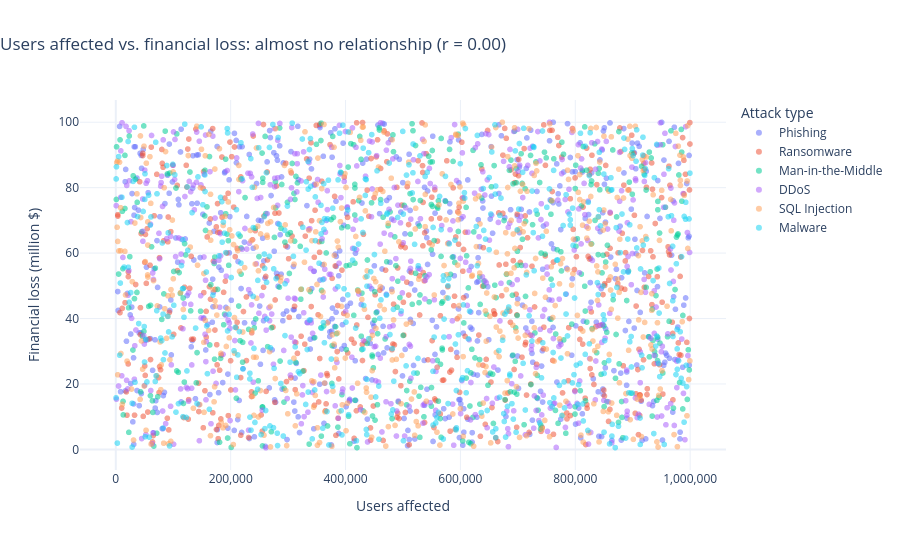

The cell this chart's notebook holds for it:
### Code cell
r = df["user_affected"].corr(df["loss_musd"])
strength = "almost no" if abs(r) < 0.1 else ("a weak" if abs(r) < 0.3 else "a clear")

fig = px.scatter(
    df, x="user_affected", y="loss_musd", color="attack_type",
    opacity=0.55,
    hover_data=["country", "industry", "year", "resolution_hrs"],
    labels={"user_affected": "Users affected",
            "loss_musd": "Financial loss (million $)",
            "attack_type": "Attack type"},
    title=f"Users affected vs. financial loss: {strength} relationship (r = {r:.2f})",
)
fig.update_layout(title_x=0, template="plotly_white", height=550)
fig.update_xaxes(tickformat=",")
fig.show()

fig.write_html("fig6_scatter.html")
try:
    fig.write_image("fig6_scatter.png", width=1100, height=600, scale=3)
except Exception as e:
    print("PNG export failed, use the camera icon on the chart instead.", e)

df[["loss_musd", "user_affected", "resolution_hrs"]].corr().round(2)

### Figure 1 — Plotly figure (JSON) as saved in the notebook; plotly's stock layout.template omitted (floating-point values rounded to 4 significant figures; data arrays with more than 128 entries replaced by an {"elided": "..."} marker saying what was removed)
{"data": [{"customdata": {"elided": "529x4 mixed values"}, "hovertemplate": "Attack type=Phishing<br>Users affected=%{x}<br>Financial loss (million $)=%{y}<br>country=%{customdata[0]}<br>industry=%{customdata[1]}<br>year=%{customdata[2]}<br>resolution_hrs=%{customdata[3]}<extra></extra>", "legendgroup": "Phishing", "marker": {"color": "#636efa", "opacity": 0.55, "symbol": "circle"}, "mode": "markers", "name": "Phishing", "showlegend": true, "type": "scattergl", "x": {"elided": "529 int values"}, "xaxis": "x", "y": {"elided": "529 float values"}, "yaxis": "y"}, {"customdata": {"elided": "493x4 mixed values"}, "hovertemplate": "Attack type=Ransomware<br>Users affected=%{x}<br>Financial loss (million $)=%{y}<br>country=%{customdata[0]}<br>industry=%{customdata[1]}<br>year=%{customdata[2]}<br>resolution_hrs=%{customdata[3]}<extra></extra>", "legendgroup": "Ransomware", "marker": {"color": "#EF553B", "opacity": 0.55, "symbol": "circle"}, "mode": "markers", "name": "Ransomware", "showlegend": true, "type": "scattergl", "x": {"elided": "493 int values"}, "xaxis": "x", "y": {"elided": "493 float values"}, "yaxis": "y"}, {"customdata": {"elided": "459x4 mixed values"}, "hovertemplate": "Attack type=Man-in-the-Middle<br>Users affected=%{x}<br>Financial loss (million $)=%{y}<br>country=%{customdata[0]}<br>industry=%{customdata[1]}<br>year=%{customdata[2]}<br>resolution_hrs=%{customdata[3]}<extra></extra>", "legendgroup": "Man-in-the-Middle", "marker": {"color": "#00cc96", "opacity": 0.55, "symbol": "circle"}, "mode": "markers", "name": "Man-in-the-Middle", "showlegend": true, "type": "scattergl", "x": {"elided": "459 int values"}, "xaxis": "x", "y": {"elided": "459 float values"}, "yaxis": "y"}, {"customdata": {"elided": "531x4 mixed values"}, "hovertemplate": "Attack type=DDoS<br>Users affected=%{x}<br>Financial loss (million $)=%{y}<br>country=%{customdata[0]}<br>industry=%{customdata[1]}<br>year=%{customdata[2]}<br>resolution_hrs=%{customdata[3]}<extra></extra>", "legendgroup": "DDoS", "marker": {"color": "#ab63fa", "opacity": 0.55, "symbol": "circle"}, "mode": "markers", "name": "DDoS", "showlegend": true, "type": "scattergl", "x": {"elided": "531 int values"}, "xaxis": "x", "y": {"elided": "531 float values"}, "yaxis": "y"}, {"customdata": {"elided": "503x4 mixed values"}, "hovertemplate": "Attack type=SQL Injection<br>Users affected=%{x}<br>Financial loss (million $)=%{y}<br>country=%{customdata[0]}<br>industry=%{customdata[1]}<br>year=%{customdata[2]}<br>resolution_hrs=%{customdata[3]}<extra></extra>", "legendgroup": "SQL Injection", "marker": {"color": "#FFA15A", "opacity": 0.55, "symbol": "circle"}, "mode": "markers", "name": "SQL Injection", "showlegend": true, "type": "scattergl", "x": {"elided": "503 int values"}, "xaxis": "x", "y": {"elided": "503 float values"}, "yaxis": "y"}, {"customdata": {"elided": "485x4 mixed values"}, "hovertemplate": "Attack type=Malware<br>Users affected=%{x}<br>Financial loss (million $)=%{y}<br>country=%{customdata[0]}<br>industry=%{customdata[1]}<br>year=%{customdata[2]}<br>resolution_hrs=%{customdata[3]}<extra></extra>", "legendgroup": "Malware", "marker": {"color": "#19d3f3", "opacity": 0.55, "symbol": "circle"}, "mode": "markers", "name": "Malware", "showlegend": true, "type": "scattergl", "x": {"elided": "485 int values"}, "xaxis": "x", "y": {"elided": "485 float values"}, "yaxis": "y"}], "layout": {"height": 550, "legend": {"title": {"text": "Attack type"}, "tracegroupgap": 0}, "title": {"text": "Users affected vs. financial loss: almost no relationship (r = 0.00)", "x": 0}, "xaxis": {"anchor": "y", "domain": [0, 1], "tickformat": ",", "title": {"text": "Users affected"}}, "yaxis": {"anchor": "x", "domain": [0, 1], "title": {"text": "Financial loss (million $)"}}}}
